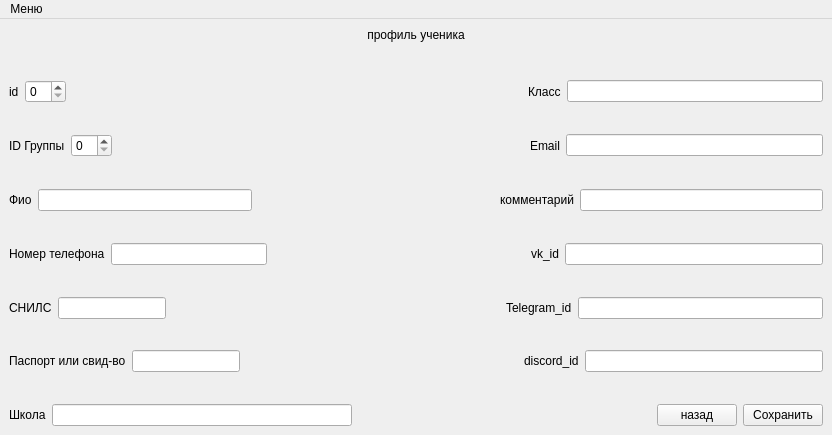
<?xml version="1.0" encoding="UTF-8"?>
<ui version="4.0">
 <class>MainWindow</class>
 <widget class="QMainWindow" name="MainWindow">
  <property name="geometry">
   <rect>
    <x>0</x>
    <y>0</y>
    <width>832</width>
    <height>435</height>
   </rect>
  </property>
  <property name="windowTitle">
   <string>MainWindow</string>
  </property>
  <widget class="QWidget" name="centralwidget">
   <layout class="QHBoxLayout" name="horizontalLayout_3">
    <item>
     <layout class="QVBoxLayout" name="verticalLayout">
      <item>
       <layout class="QHBoxLayout" name="horizontalLayout">
        <item>
         <spacer name="horizontalSpacer">
          <property name="orientation">
           <enum>Qt::Horizontal</enum>
          </property>
          <property name="sizeHint" stdset="0">
           <size>
            <width>40</width>
            <height>20</height>
           </size>
          </property>
         </spacer>
        </item>
        <item>
         <widget class="QLabel" name="label">
          <property name="text">
           <string>профиль ученика</string>
          </property>
          <property name="alignment">
           <set>Qt::AlignHCenter|Qt::AlignTop</set>
          </property>
         </widget>
        </item>
        <item>
         <spacer name="horizontalSpacer_2">
          <property name="orientation">
           <enum>Qt::Horizontal</enum>
          </property>
          <property name="sizeHint" stdset="0">
           <size>
            <width>40</width>
            <height>20</height>
           </size>
          </property>
         </spacer>
        </item>
       </layout>
      </item>
      <item>
       <spacer name="verticalSpacer">
        <property name="orientation">
         <enum>Qt::Vertical</enum>
        </property>
        <property name="sizeHint" stdset="0">
         <size>
          <width>20</width>
          <height>40</height>
         </size>
        </property>
       </spacer>
      </item>
      <item>
       <layout class="QHBoxLayout" name="horizontalLayout_11">
        <item>
         <layout class="QHBoxLayout" name="horizontalLayout_2">
          <item>
           <widget class="QLabel" name="label_2">
            <property name="text">
             <string>id</string>
            </property>
           </widget>
          </item>
          <item>
           <widget class="QSpinBox" name="spinBox"/>
          </item>
          <item>
           <spacer name="horizontalSpacer_3">
            <property name="orientation">
             <enum>Qt::Horizontal</enum>
            </property>
            <property name="sizeHint" stdset="0">
             <size>
              <width>40</width>
              <height>20</height>
             </size>
            </property>
           </spacer>
          </item>
         </layout>
        </item>
        <item>
         <spacer name="horizontalSpacer_5">
          <property name="orientation">
           <enum>Qt::Horizontal</enum>
          </property>
          <property name="sizeHint" stdset="0">
           <size>
            <width>40</width>
            <height>20</height>
           </size>
          </property>
         </spacer>
        </item>
        <item>
         <widget class="QLabel" name="label_9">
          <property name="text">
           <string>Класс</string>
          </property>
         </widget>
        </item>
        <item>
         <widget class="QLineEdit" name="lineEdit_6"/>
        </item>
       </layout>
      </item>
      <item>
       <spacer name="verticalSpacer_2">
        <property name="orientation">
         <enum>Qt::Vertical</enum>
        </property>
        <property name="sizeHint" stdset="0">
         <size>
          <width>20</width>
          <height>40</height>
         </size>
        </property>
       </spacer>
      </item>
      <item>
       <layout class="QHBoxLayout" name="horizontalLayout_12">
        <item>
         <layout class="QHBoxLayout" name="horizontalLayout_4">
          <item>
           <widget class="QLabel" name="label_3">
            <property name="text">
             <string>ID Группы</string>
            </property>
           </widget>
          </item>
          <item>
           <widget class="QSpinBox" name="spinBox_2"/>
          </item>
          <item>
           <spacer name="horizontalSpacer_4">
            <property name="orientation">
             <enum>Qt::Horizontal</enum>
            </property>
            <property name="sizeHint" stdset="0">
             <size>
              <width>40</width>
              <height>20</height>
             </size>
            </property>
           </spacer>
          </item>
         </layout>
        </item>
        <item>
         <spacer name="horizontalSpacer_6">
          <property name="orientation">
           <enum>Qt::Horizontal</enum>
          </property>
          <property name="sizeHint" stdset="0">
           <size>
            <width>40</width>
            <height>20</height>
           </size>
          </property>
         </spacer>
        </item>
        <item>
         <widget class="QLabel" name="label_10">
          <property name="text">
           <string>Email</string>
          </property>
         </widget>
        </item>
        <item>
         <widget class="QLineEdit" name="lineEdit_7"/>
        </item>
       </layout>
      </item>
      <item>
       <spacer name="verticalSpacer_3">
        <property name="orientation">
         <enum>Qt::Vertical</enum>
        </property>
        <property name="sizeHint" stdset="0">
         <size>
          <width>20</width>
          <height>40</height>
         </size>
        </property>
       </spacer>
      </item>
      <item>
       <layout class="QHBoxLayout" name="horizontalLayout_13">
        <item>
         <layout class="QHBoxLayout" name="horizontalLayout_5">
          <item>
           <widget class="QLabel" name="label_4">
            <property name="text">
             <string>Фио</string>
            </property>
           </widget>
          </item>
          <item>
           <widget class="QLineEdit" name="lineEdit"/>
          </item>
         </layout>
        </item>
        <item>
         <spacer name="horizontalSpacer_10">
          <property name="orientation">
           <enum>Qt::Horizontal</enum>
          </property>
          <property name="sizeHint" stdset="0">
           <size>
            <width>40</width>
            <height>20</height>
           </size>
          </property>
         </spacer>
        </item>
        <item>
         <widget class="QLabel" name="label_11">
          <property name="text">
           <string>комментарий</string>
          </property>
         </widget>
        </item>
        <item>
         <widget class="QLineEdit" name="lineEdit_8"/>
        </item>
       </layout>
      </item>
      <item>
       <spacer name="verticalSpacer_4">
        <property name="orientation">
         <enum>Qt::Vertical</enum>
        </property>
        <property name="sizeHint" stdset="0">
         <size>
          <width>20</width>
          <height>40</height>
         </size>
        </property>
       </spacer>
      </item>
      <item>
       <layout class="QHBoxLayout" name="horizontalLayout_14">
        <item>
         <layout class="QHBoxLayout" name="horizontalLayout_6">
          <item>
           <widget class="QLabel" name="label_5">
            <property name="text">
             <string>Номер телефона</string>
            </property>
           </widget>
          </item>
          <item>
           <widget class="QLineEdit" name="lineEdit_2"/>
          </item>
         </layout>
        </item>
        <item>
         <spacer name="horizontalSpacer_11">
          <property name="orientation">
           <enum>Qt::Horizontal</enum>
          </property>
          <property name="sizeHint" stdset="0">
           <size>
            <width>40</width>
            <height>20</height>
           </size>
          </property>
         </spacer>
        </item>
        <item>
         <widget class="QLabel" name="label_12">
          <property name="text">
           <string>vk_id</string>
          </property>
         </widget>
        </item>
        <item>
         <widget class="QLineEdit" name="lineEdit_9"/>
        </item>
       </layout>
      </item>
      <item>
       <spacer name="verticalSpacer_5">
        <property name="orientation">
         <enum>Qt::Vertical</enum>
        </property>
        <property name="sizeHint" stdset="0">
         <size>
          <width>20</width>
          <height>40</height>
         </size>
        </property>
       </spacer>
      </item>
      <item>
       <layout class="QHBoxLayout" name="horizontalLayout_15">
        <item>
         <layout class="QHBoxLayout" name="horizontalLayout_7">
          <item>
           <widget class="QLabel" name="label_6">
            <property name="text">
             <string>СНИЛС</string>
            </property>
           </widget>
          </item>
          <item>
           <widget class="QLineEdit" name="lineEdit_3"/>
          </item>
          <item>
           <spacer name="horizontalSpacer_7">
            <property name="orientation">
             <enum>Qt::Horizontal</enum>
            </property>
            <property name="sizeHint" stdset="0">
             <size>
              <width>40</width>
              <height>20</height>
             </size>
            </property>
           </spacer>
          </item>
         </layout>
        </item>
        <item>
         <spacer name="horizontalSpacer_12">
          <property name="orientation">
           <enum>Qt::Horizontal</enum>
          </property>
          <property name="sizeHint" stdset="0">
           <size>
            <width>40</width>
            <height>20</height>
           </size>
          </property>
         </spacer>
        </item>
        <item>
         <widget class="QLabel" name="label_13">
          <property name="text">
           <string>Telegram_id</string>
          </property>
         </widget>
        </item>
        <item>
         <widget class="QLineEdit" name="lineEdit_10"/>
        </item>
       </layout>
      </item>
      <item>
       <spacer name="verticalSpacer_6">
        <property name="orientation">
         <enum>Qt::Vertical</enum>
        </property>
        <property name="sizeHint" stdset="0">
         <size>
          <width>20</width>
          <height>40</height>
         </size>
        </property>
       </spacer>
      </item>
      <item>
       <layout class="QHBoxLayout" name="horizontalLayout_16">
        <item>
         <layout class="QHBoxLayout" name="horizontalLayout_9">
          <item>
           <widget class="QLabel" name="label_7">
            <property name="text">
             <string>Паспорт или свид-во</string>
            </property>
           </widget>
          </item>
          <item>
           <widget class="QLineEdit" name="lineEdit_4"/>
          </item>
          <item>
           <spacer name="horizontalSpacer_8">
            <property name="orientation">
             <enum>Qt::Horizontal</enum>
            </property>
            <property name="sizeHint" stdset="0">
             <size>
              <width>40</width>
              <height>20</height>
             </size>
            </property>
           </spacer>
          </item>
         </layout>
        </item>
        <item>
         <spacer name="horizontalSpacer_13">
          <property name="orientation">
           <enum>Qt::Horizontal</enum>
          </property>
          <property name="sizeHint" stdset="0">
           <size>
            <width>40</width>
            <height>20</height>
           </size>
          </property>
         </spacer>
        </item>
        <item>
         <widget class="QLabel" name="label_14">
          <property name="text">
           <string>discord_id</string>
          </property>
         </widget>
        </item>
        <item>
         <widget class="QLineEdit" name="lineEdit_11"/>
        </item>
       </layout>
      </item>
      <item>
       <spacer name="verticalSpacer_7">
        <property name="orientation">
         <enum>Qt::Vertical</enum>
        </property>
        <property name="sizeHint" stdset="0">
         <size>
          <width>20</width>
          <height>40</height>
         </size>
        </property>
       </spacer>
      </item>
      <item>
       <layout class="QHBoxLayout" name="horizontalLayout_10">
        <item>
         <widget class="QLabel" name="label_8">
          <property name="text">
           <string>Школа</string>
          </property>
         </widget>
        </item>
        <item>
         <widget class="QLineEdit" name="lineEdit_5"/>
        </item>
        <item>
         <spacer name="horizontalSpacer_9">
          <property name="orientation">
           <enum>Qt::Horizontal</enum>
          </property>
          <property name="sizeHint" stdset="0">
           <size>
            <width>40</width>
            <height>20</height>
           </size>
          </property>
         </spacer>
        </item>
        <item>
         <widget class="QPushButton" name="pushButton_2">
          <property name="text">
           <string>назад</string>
          </property>
         </widget>
        </item>
        <item>
         <widget class="QPushButton" name="pushButton">
          <property name="text">
           <string>Сохранить</string>
          </property>
         </widget>
        </item>
       </layout>
      </item>
     </layout>
    </item>
   </layout>
  </widget>
  <widget class="QMenuBar" name="menuBar">
   <property name="enabled">
    <bool>true</bool>
   </property>
   <property name="geometry">
    <rect>
     <x>0</x>
     <y>0</y>
     <width>832</width>
     <height>26</height>
    </rect>
   </property>
   <widget class="QMenu" name="menu">
    <property name="title">
     <string>Меню</string>
    </property>
    <addaction name="action_2"/>
    <addaction name="action_3"/>
    <addaction name="action"/>
    <addaction name="action_4"/>
   </widget>
   <addaction name="menu"/>
  </widget>
  <action name="action_2">
   <property name="text">
    <string>Создать новую учебную группу</string>
   </property>
  </action>
  <action name="action_3">
   <property name="text">
    <string>Создать преподавателя</string>
   </property>
  </action>
  <action name="action">
   <property name="text">
    <string>История</string>
   </property>
  </action>
  <action name="action_4">
   <property name="text">
    <string>Список всех групп </string>
   </property>
  </action>
 </widget>
 <resources/>
 <connections/>
</ui>
